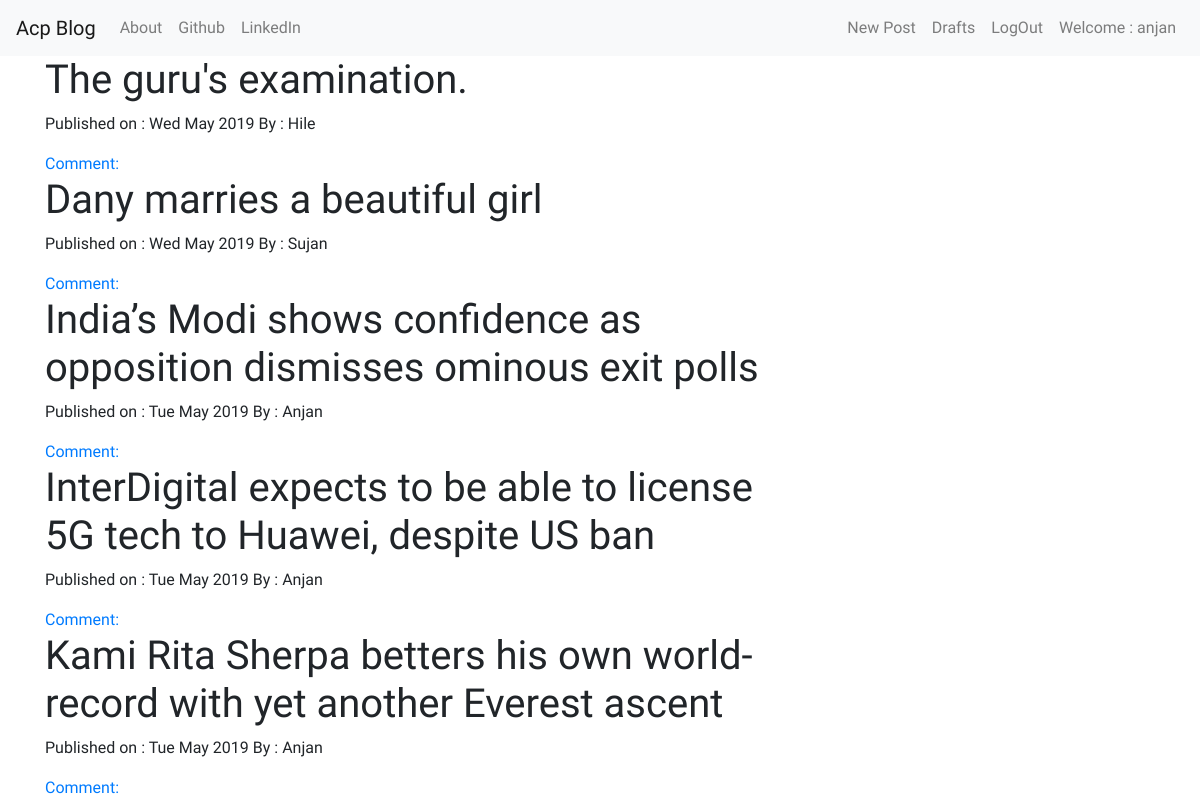
The app's page / (signed in) with its own data.
### blog/models.py (models this page shows, shortened)
class Post(models.Model):
    author = models.ForeignKey(User, on_delete=models.CASCADE)
    title = models.CharField(max_length=100)
    body = models.TextField()
    create_date = models.DateField(auto_now_add=True)
    published_date = models.DateTimeField(blank=True, null=True)
    class Meta:
        verbose_name = ("Post")
        verbose_name_plural = ("Posts")

### blog/views.py (the view)
# urls.py: path('',views.PostListView.as_view(), name = 'Post_list'),
class PostListView(ListView):
    model = Post
    def get_queryset(self):
        return Post.objects.filter(published_date__lte=timezone.now()).order_by('-published_date')

### blog/templates/blog/post_list.html
{% extends 'blog/base.html' %}
{% block content %}
    {% for post in post_list %}
        <div class="post">
            <h1><a href="{% url 'Post_detail' pk=post.pk %}" style = 'color:inherit'>{{ post.title|capfirst}}</a></h1>
            <div class="date">
                <p>Published on : {{ post.published_date|date:'D M Y'}} By : {{post.author|capfirst}} </p>
            </div>
            <a href="{% url 'add_comment_to_post' pk=post.pk %}">Comment: {{post.approve_comment.count}} </a>
        </div>
    {% endfor %}
{% endblock content %}

### blog/templates/blog/base.html (shortened to what this page needs)
<!DOCTYPE html>
{% load staticfiles %}
<html lang="en">
<head>
    <link rel="stylesheet" href="https://stackpath.bootstrapcdn.com/bootstrap/4.3.1/css/bootstrap.min.css">
</head>
<body>
    <nav class="navbar navbar-expand-lg navbar-light bg-light">
        <a class="navbar-brand" href="{% url 'Post_list' %}">Acp Blog</a>
        <div class="collapse navbar-collapse" id="navbarTogglerDemo02">
            <ul class="navbar-nav mr-auto mt-2 mt-lg-0">
                <li class="nav-item">
                    <a class="nav-link" href="{% url 'about' %}">About</a>
                </li>
                <li class="nav-item">
                    <a class="nav-link" href="https://www.github.com">Github</a>
                </li>
                <li class="nav-item">
                    <a class="nav-link" href="https://www.linkedin.com">LinkedIn</a>
                </li>
            </ul>
            <ul class="nav navbar-nav ">
                {% if user.is_authenticated %}
                    <li class="nav-item">
                        <a class="nav-link" href="{% url 'post_new'%}">New Post</a>
                    </li>
                    <li class="nav-item">
                        <a class="nav-link" href="{% url 'post_draft_list'%}">Drafts</a>
                    </li>
                    <li class="nav-item">
                        <a class="nav-link" href="{% url 'logout'%}">LogOut</a>
                    </li>
                    <li class="nav-item">
                    <a  class="nav-link" href="">Welcome : {{ user.username }}</a>
                    </li>
                {% else %}
                    <li><a class='nav navbar-right' href="{% url 'login' %}"><span class='glyphicon glyphicon-user'>Login</span></a></li>
                {% endif %}
            </ul>
        </div>
    </nav>
    <div class="content container">
        <div class="row">
            <div class="col-md-8">
                <div class="blog_posts">
                    {% block content %}
                    {% endblock content %}
                </div>
            </div>
        </div>
    </div>
</body>
</html>

### blog/templates/blog/base.html (style rules this page uses)
body { font-family: 'Kreon', sans-serif; }

### records on screen
Post: title "The guru's examination.", published_date "Wed May 2019", author "Hile"
Post: title "Dany marries a beautiful girl", published_date "Wed May 2019", author "Sujan"
Post: title "India’s Modi shows confidence as opposition dismisses ominous exit polls", published_date "Tue May 2019", author "Anjan"
Post: title "InterDigital expects to be able to license 5G tech to Huawei, despite US ban", published_date "Tue May 2019", author "Anjan"
Post: title "Kami Rita Sherpa betters his own world-record with yet another Everest ascent", published_date "Tue May 2019", author "Anjan"

### other values on screen
{{ user.username }} "anjan"
